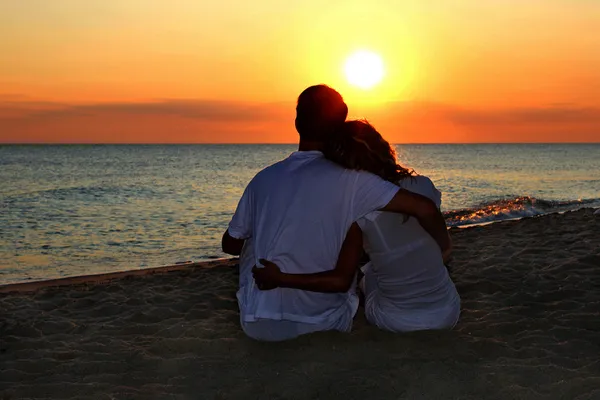
#> input picture BordesImagen/image.jpg, 600 x 400 px, found by its file name
$ python best.py
#> lines starting #> are read from the running program, lines starting #| are printed output that depends on the picture
import numpy as np
import cv2
import time

# Definir máscaras Sobel
sobel_x = np.array([[-1, 0, 1], [-2, 0, 2], [-1, 0, 1]])
sobel_y = np.array([[-1, -2, -1], [0, 0, 0], [1, 2, 1]])


# Función para realizar la convolución Sobel manualmente
def sobel_convolution(image):
    """Aplica la convolución Sobel para detectar bordes."""
    height, width = image.shape
    gx = np.zeros_like(image, dtype=np.float32)
    gy = np.zeros_like(image, dtype=np.float32)

    # Realizar la convolución Sobel
    for i in range(1, height - 1):
        for j in range(1, width - 1):
            region = image[i - 1:i + 2, j - 1:j + 2]
            gx[i, j] = np.sum(region * sobel_x)
            gy[i, j] = np.sum(region * sobel_y)

    # Calcular la magnitud del gradiente
    gradient = np.sqrt(gx**2 + gy**2)
    gradient = np.clip(gradient, 0, 255)  # Asegurarse de que los valores estén en el rango [0, 255]
    return gradient.astype(np.uint8)


# Leer imagen en escala de grises
image = cv2.imread('BordesImagen/image.jpg', cv2.IMREAD_GRAYSCALE)
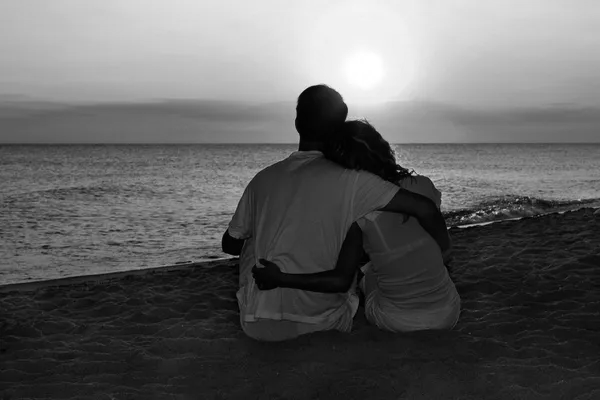
#> image: shape (400, 600); min 0, max 255, mean 97.6
if image is None:
    print("Error: No se pudo cargar la imagen.")
    exit(1)

# Paso 1: Aplicar filtro de desenfoque (blur) con kernel 5x5
image_blurred = cv2.blur(image, (3, 3))

# Paso 2: Aplicar la convolución Sobel para detectar bordes
start_time = time.time()
result = sobel_convolution(image_blurred)
#> after the loop in sobel_convolution, `for i in range(1, height - 1):`:
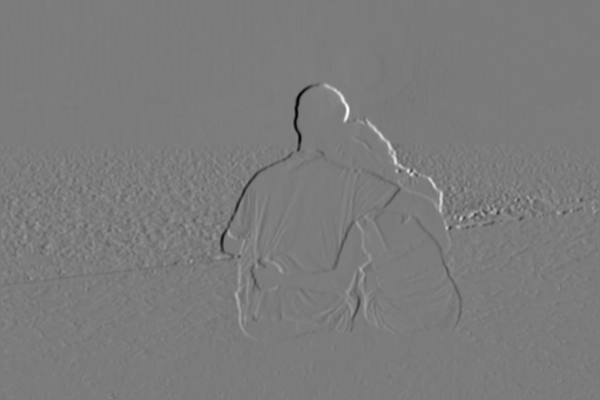
#> gx: shape (400, 600) float32; min -435, max 460, mean -0.1; drawn with min black and max white
#> after the loop in sobel_convolution, `for i in range(1, height - 1):`:
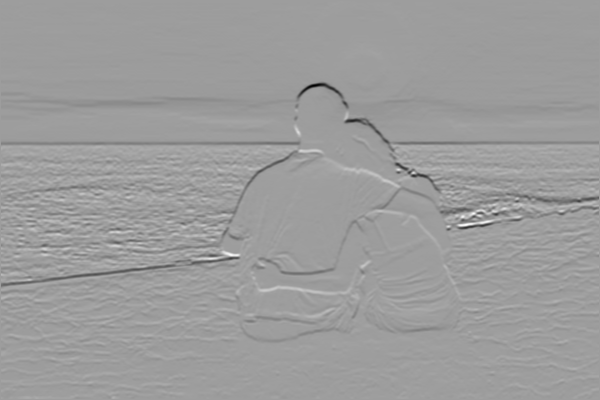
#> gy: shape (400, 600) float32; min -555, max 342, mean -3.8; drawn with min black and max white
#> in sobel_convolution, `gradient = np.sqrt(gx**2 + gy**2)`:
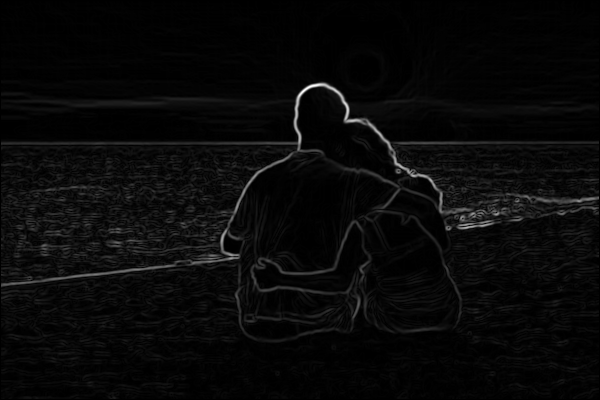
#> gradient: shape (400, 600) float32; min 0, max 565.5, mean 20.3; drawn with min black and max white
#> in sobel_convolution, `gradient = np.clip(gradient, 0, 255)`:
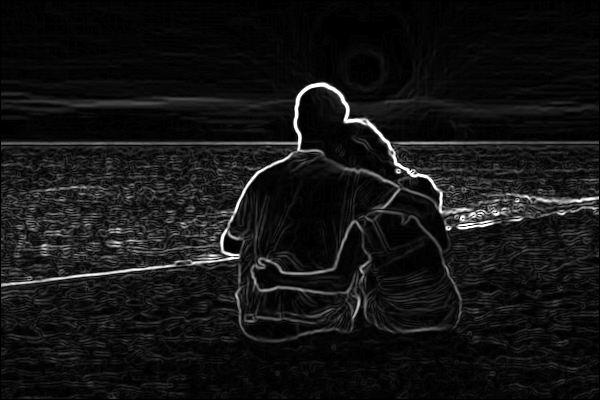
#> gradient: shape (400, 600) float32; min 0, max 255, mean 20
elapsed_time = time.time() - start_time

# Guardar y mostrar resultados
cv2.imwrite('resultadosSequential/sequential_blurred_sobel.jpg', result)
print(f"Tiempo de procesamiento: {elapsed_time:.4f} segundos")
